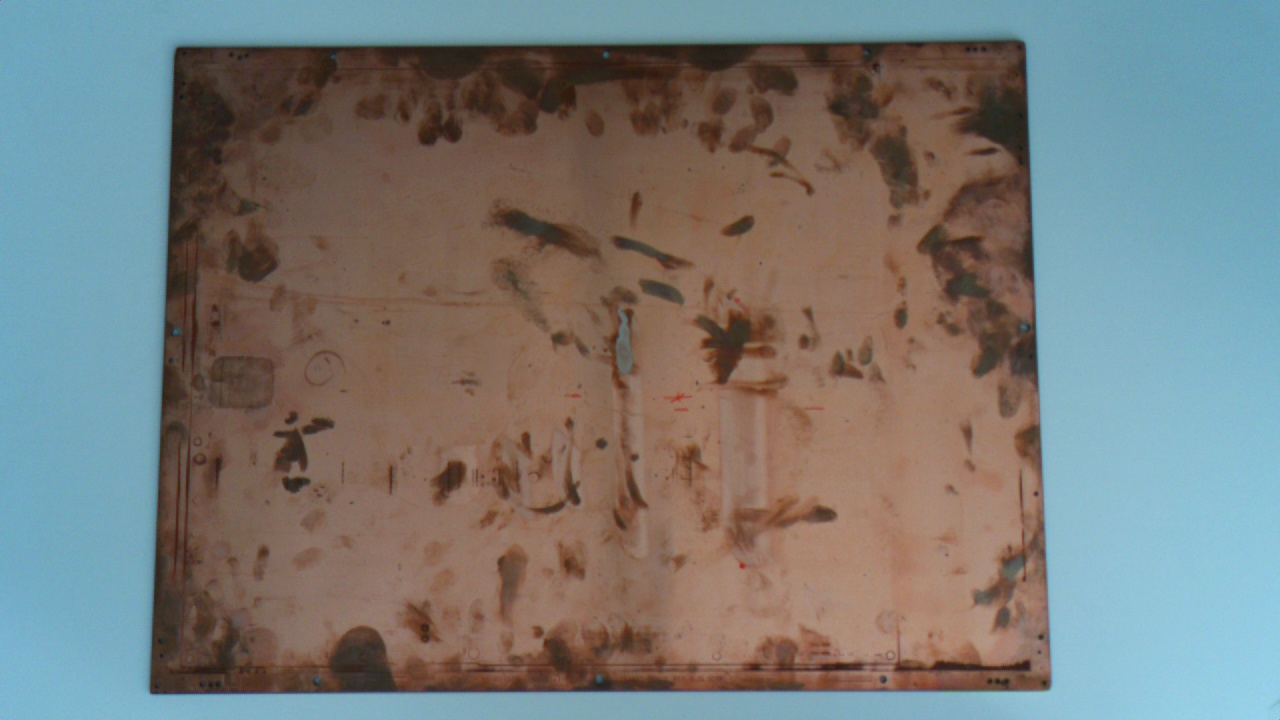
#> input picture plate_dataset/image_00016.jpg, 1280 x 720 px
$ python -i bit_mask.py   (imports and definitions only)
#> lines starting #> are read from the running program, lines starting #| are printed output that depends on the picture; after the words box and inside, x2 and y2 are one past the last pixel; in counts of white or black regions, pixels touching at a corner belong together
#> further down, picture is the input picture: shape (720, 1280, 3); mean B, G, R 119.5, 122.2, 120.7
import cv2
import numpy as np


def bit_mask(
    image,
    sigma=0.5
):
#> called with sigma = 0.5
    if image.ndim == 3:
        gray = cv2.cvtColor(
            image,
            cv2.COLOR_BGR2GRAY,
        )
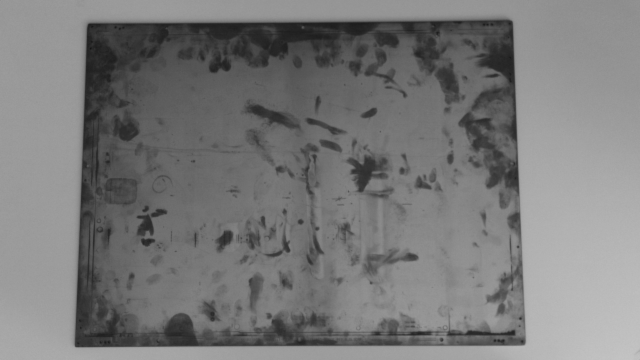
#> gray: shape (720, 1280) (shown at 1/2 size); min 19, max 198, mean 121.4
    else:
        gray = image.copy()

    gray = cv2.GaussianBlur(
        gray,
        (5, 5),
        0,
    )

    _, thresh = cv2.threshold(
        gray,
        0,
        255,
        cv2.THRESH_BINARY + cv2.THRESH_OTSU,
    )
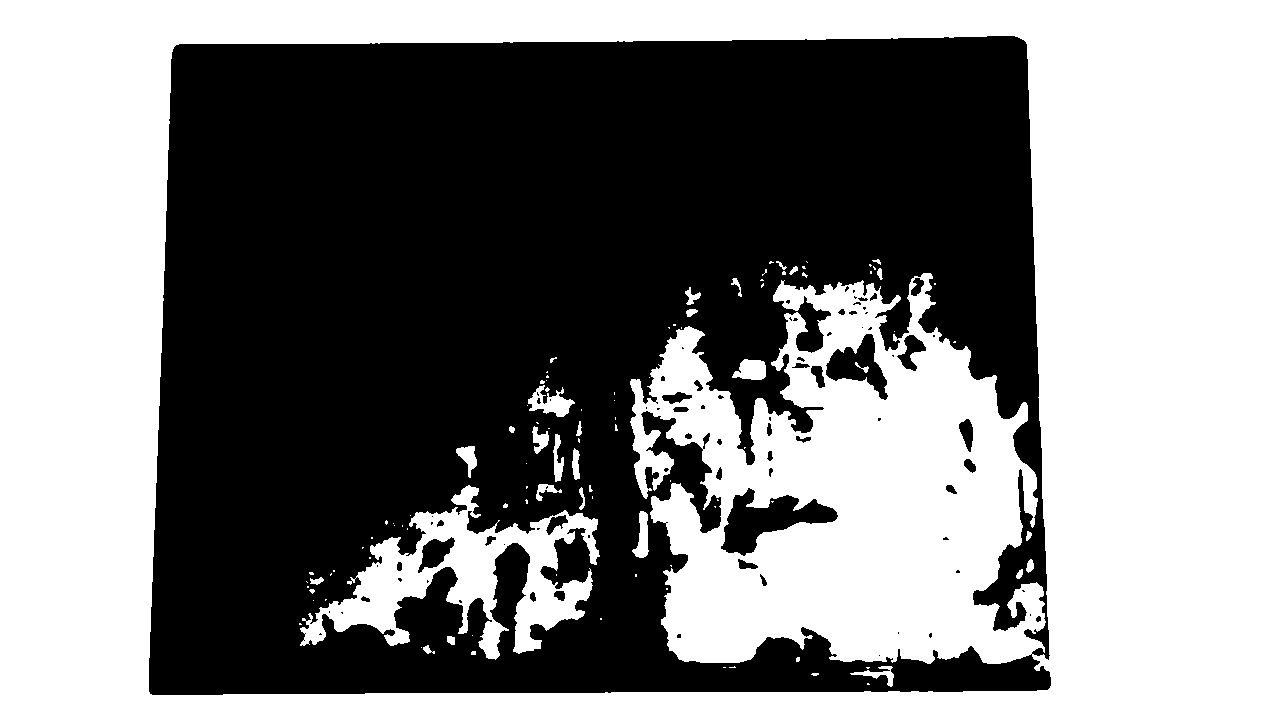
#> thresh: shape (720, 1280); 51.3% white; 83 black regions (47 under 20 px), largest, box (x1, y1, x2, y2) and area: (149, 36, 1051, 695) 439299, (721, 488, 838, 556) 3509, (826, 334, 888, 400) 1843

    high = _
#> high = 120
    low = int(high * 0.5)
#> low = 60

    mask = cv2.Canny(
        gray,
        low,
        high,
    )
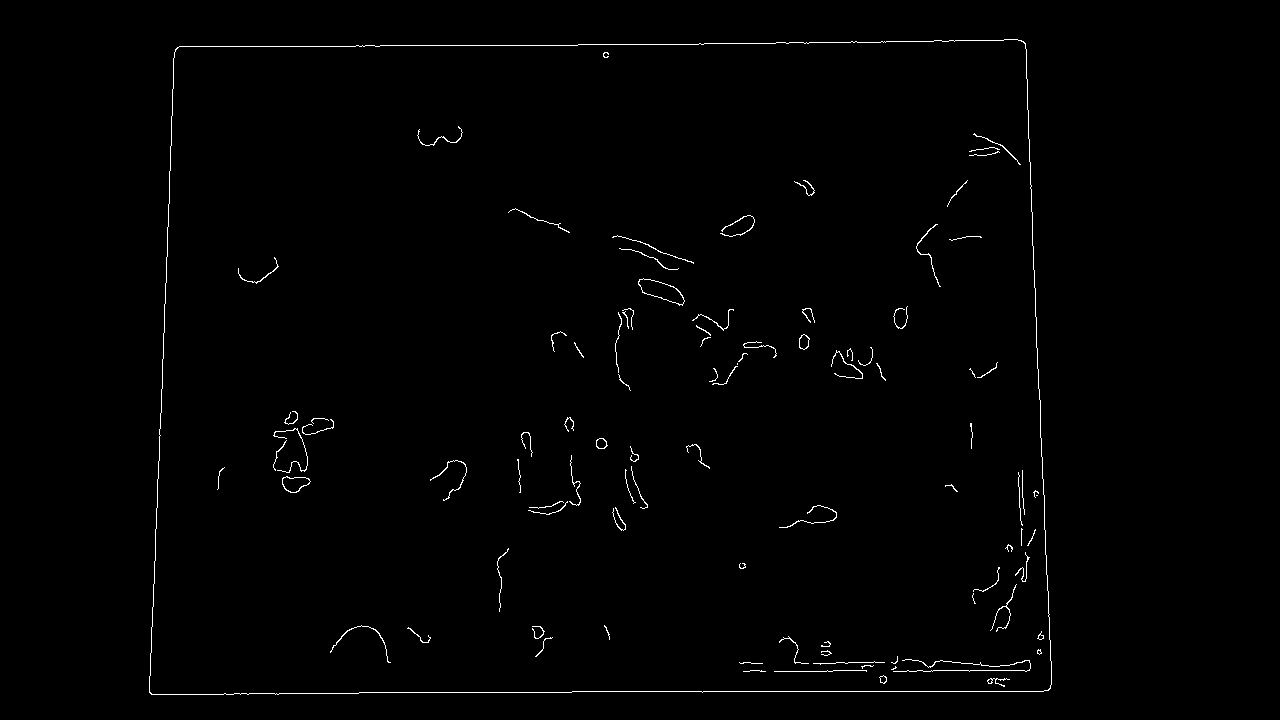
#> mask: shape (720, 1280); 0.84% white in thin lines or dots, all inside (x1, y1, x2, y2) = (149, 39, 1052, 695)

    return mask


def process_contrast(image):

    mask = bit_mask(image)

    display = cv2.bitwise_and(
        image,
        image,
        mask=mask,
    )
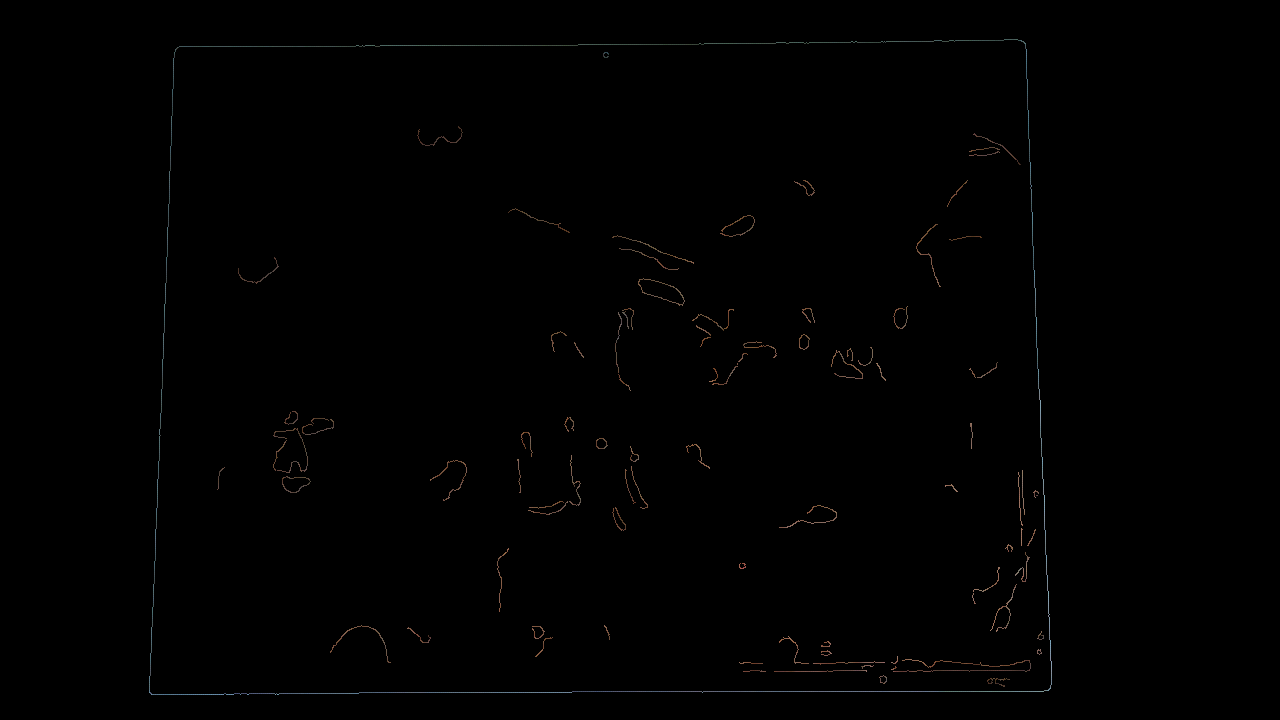
#> display: shape (720, 1280, 3); mean B, G, R 0.7, 0.8, 0.9
    return display, mask

>>> import cv2
>>> picture = cv2.imread('../../plate_dataset/image_00016.jpg')
>>> result = process_contrast(picture)

$ run again, on plate_dataset/image_00017.jpg
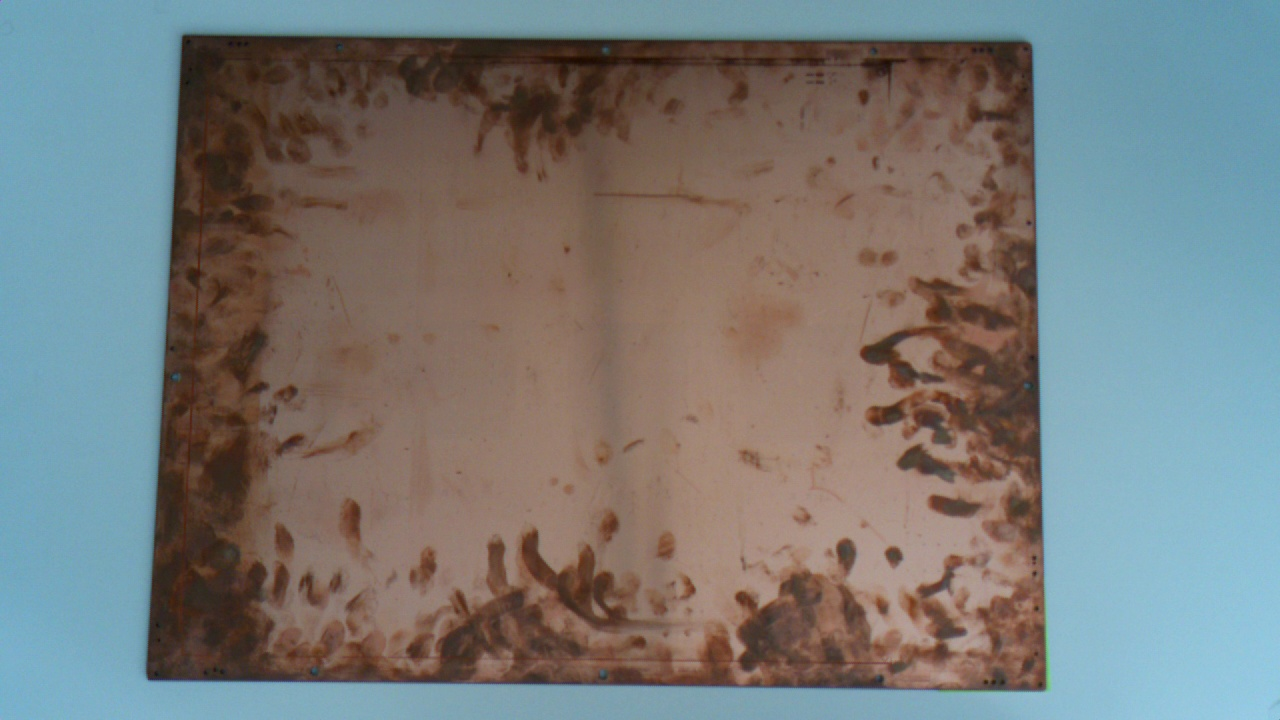
#> input picture plate_dataset/image_00017.jpg, 1280 x 720 px
#> picture is the input picture: shape (720, 1280, 3); mean B, G, R 120.5, 122, 120.2
#> in bit_mask, `_, thresh = cv2.threshold( gray, 0, 255, cv2.THRESH_BINARY + cv2.THRES..`:
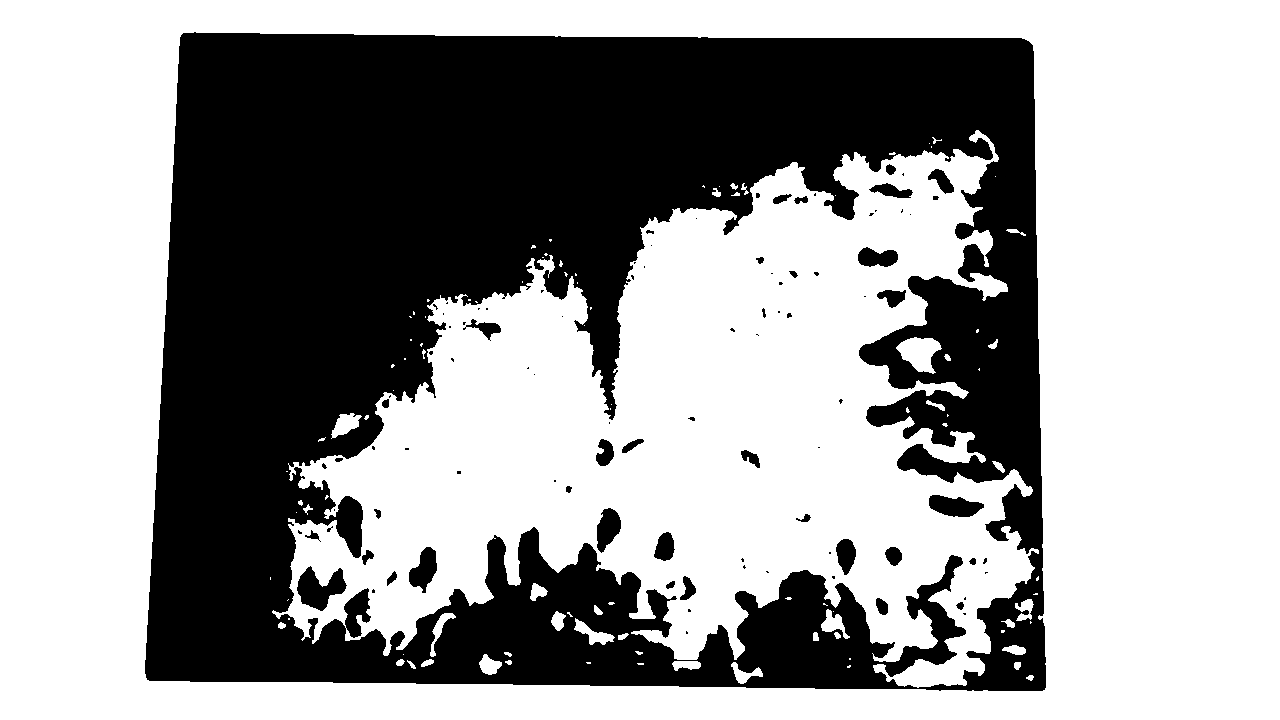
#> thresh: shape (720, 1280); 61.7% white; 95 black regions (58 under 20 px), largest, box (x1, y1, x2, y2) and area: (145, 32, 1046, 691) 343832, (297, 566, 347, 611) 1234, (929, 495, 984, 517) 830
#> high = 113
#> low = 56
#> mask: shape (720, 1280); 1% white in thin lines or dots, all inside (x1, y1, x2, y2) = (146, 34, 1047, 692)
#> in process_contrast, `display = cv2.bitwise_and( image, image, mask=mask, )`:
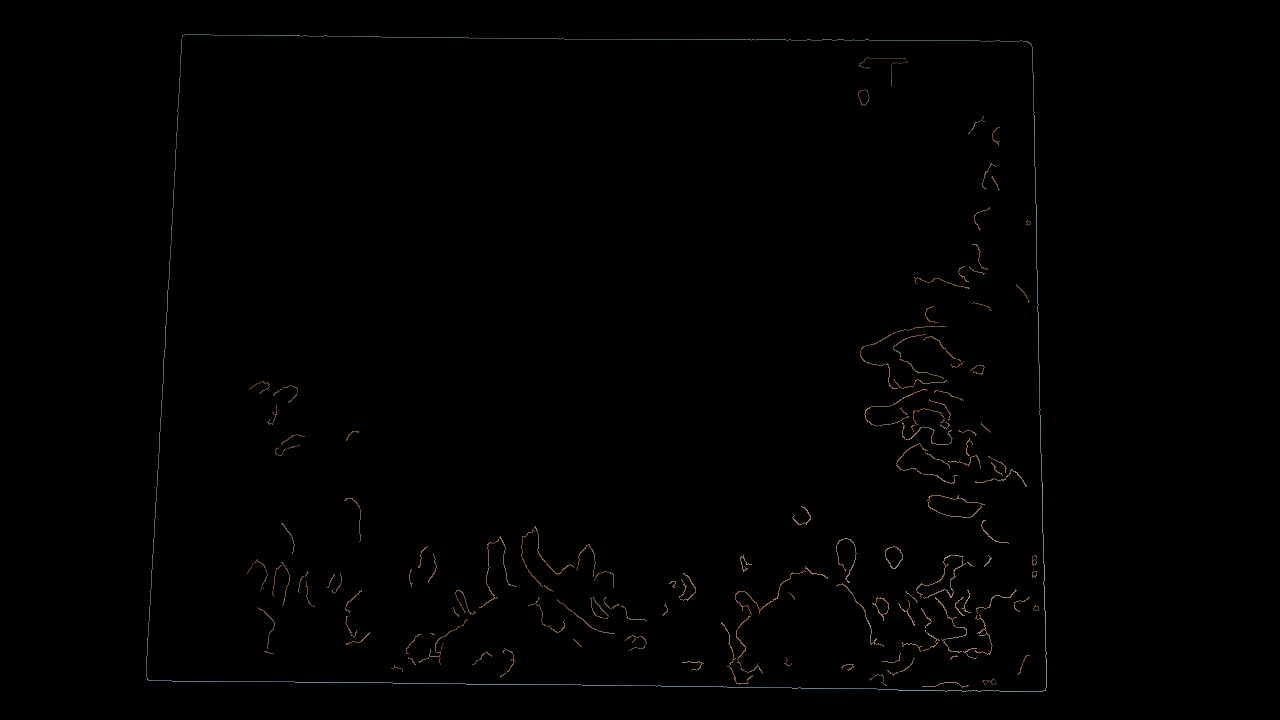
#> display: shape (720, 1280, 3); mean B, G, R 0.9, 1, 1.2

$ run again, on plate_dataset/image_00018.jpg
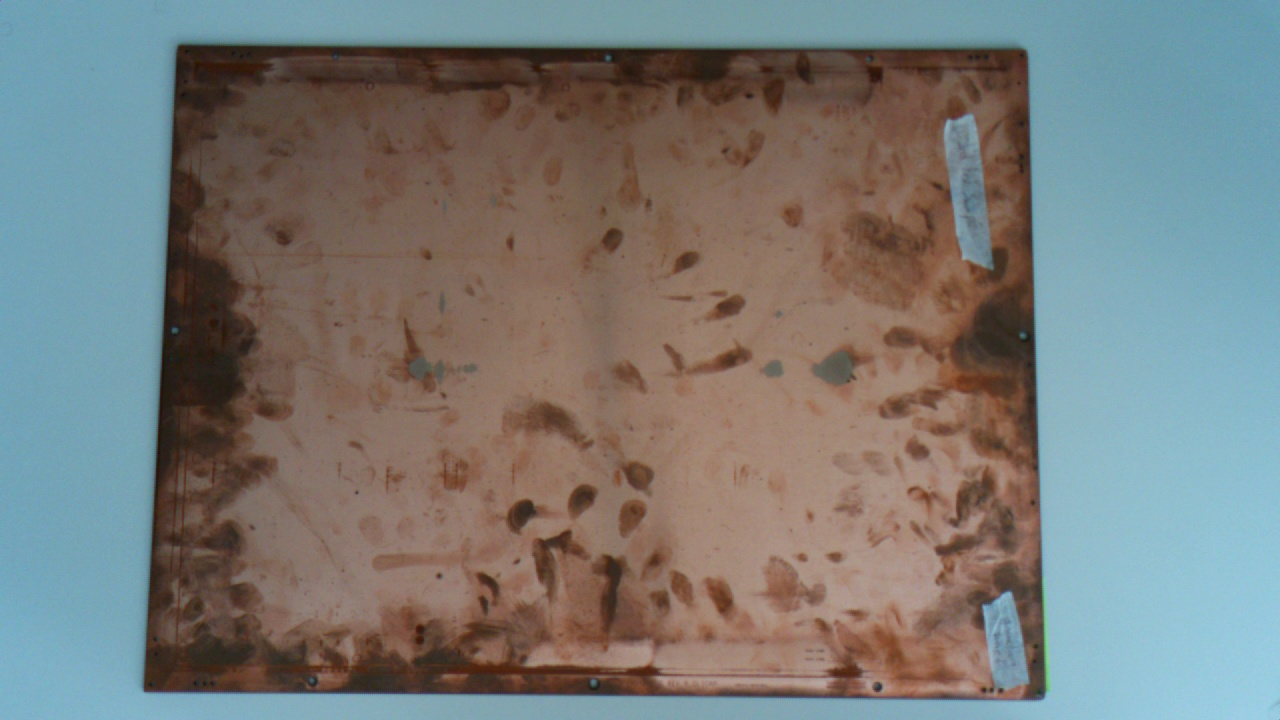
#> input picture plate_dataset/image_00018.jpg, 1280 x 720 px
#> picture is the input picture: shape (720, 1280, 3); mean B, G, R 119.7, 122.5, 121.3
#> in bit_mask, `_, thresh = cv2.threshold( gray, 0, 255, cv2.THRESH_BINARY + cv2.THRES..`:
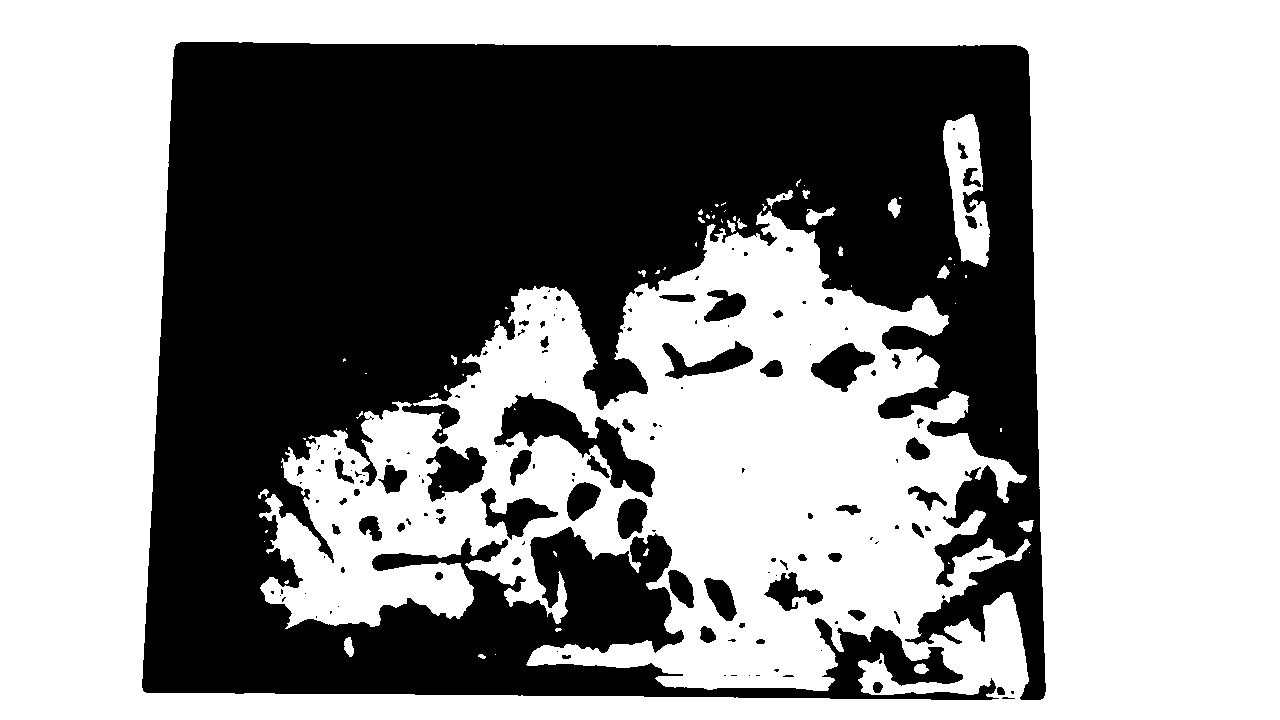
#> thresh: shape (720, 1280); 58.1% white; 149 black regions (88 under 20 px), largest, box (x1, y1, x2, y2) and area: (142, 42, 1046, 700) 362866, (494, 393, 655, 497) 5274, (426, 446, 487, 502) 2067
#> high = 116
#> low = 58
#> mask: shape (720, 1280); 0.91% white in thin lines or dots, all inside (x1, y1, x2, y2) = (143, 44, 1046, 702)
#> in process_contrast, `display = cv2.bitwise_and( image, image, mask=mask, )`:
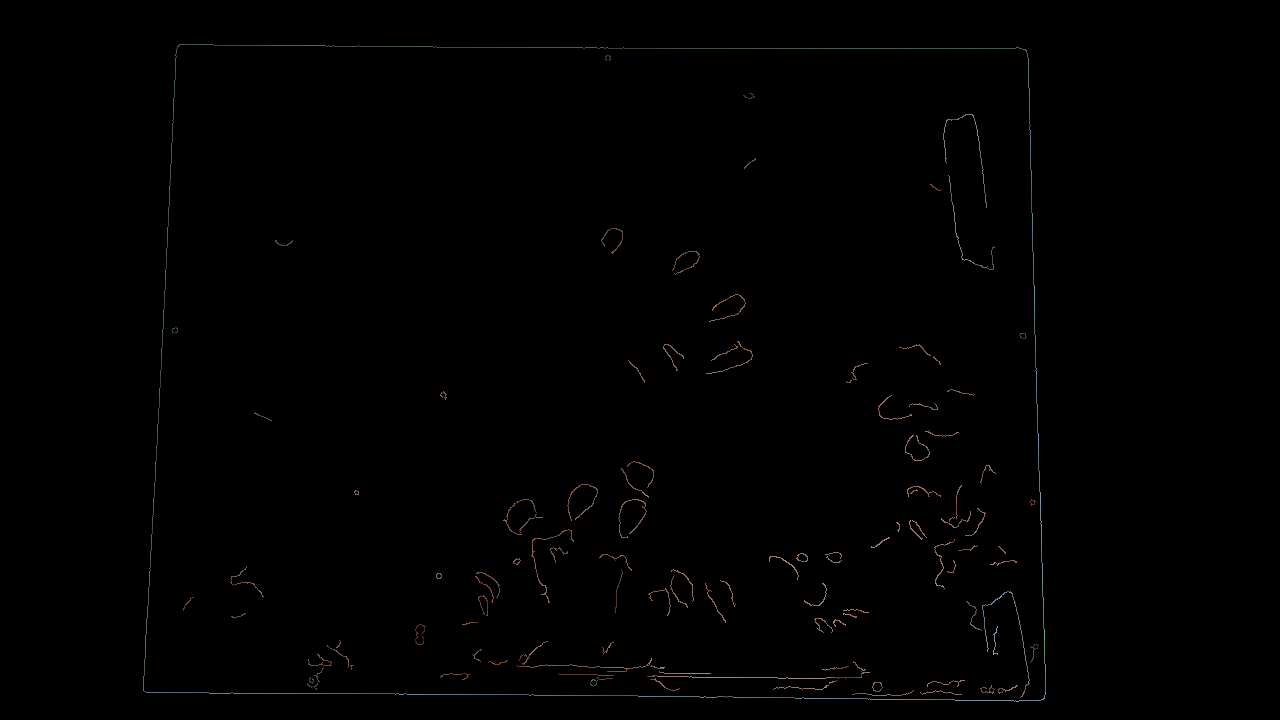
#> display: shape (720, 1280, 3); mean B, G, R 0.8, 0.9, 1
